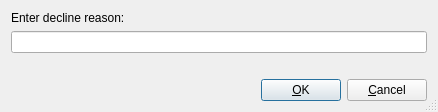
<ui version="4.0" >
 <class>DeclineDlgBase</class>
 <widget class="QDialog" name="DeclineDlgBase" >
  <property name="geometry" >
   <rect>
    <x>0</x>
    <y>0</y>
    <width>438</width>
    <height>112</height>
   </rect>
  </property>
  <property name="windowTitle" >
   <string>Decline reason</string>
  </property>
  <property name="sizeGripEnabled" >
   <bool>true</bool>
  </property>
  <layout class="QVBoxLayout" >
   <property name="margin" >
    <number>11</number>
   </property>
   <property name="spacing" >
    <number>6</number>
   </property>
   <item>
    <widget class="QLabel" name="TextLabel1" >
     <property name="text" >
      <string>Enter decline reason:</string>
     </property>
     <property name="wordWrap" >
      <bool>false</bool>
     </property>
    </widget>
   </item>
   <item>
    <widget class="QLineEdit" name="edtReason" />
   </item>
   <item>
    <spacer>
     <property name="orientation" >
      <enum>Qt::Vertical</enum>
     </property>
     <property name="sizeType" >
      <enum>QSizePolicy::Expanding</enum>
     </property>
     <property name="sizeHint" >
      <size>
       <width>20</width>
       <height>20</height>
      </size>
     </property>
    </spacer>
   </item>
   <item>
    <layout class="QHBoxLayout" >
     <property name="margin" >
      <number>0</number>
     </property>
     <property name="spacing" >
      <number>6</number>
     </property>
     <item>
      <spacer>
       <property name="orientation" >
        <enum>Qt::Horizontal</enum>
       </property>
       <property name="sizeType" >
        <enum>QSizePolicy::Expanding</enum>
       </property>
       <property name="sizeHint" >
        <size>
         <width>20</width>
         <height>20</height>
        </size>
       </property>
      </spacer>
     </item>
     <item>
      <widget class="QPushButton" name="buttonOk" >
       <property name="text" >
        <string>&amp;OK</string>
       </property>
       <property name="autoDefault" >
        <bool>true</bool>
       </property>
       <property name="default" >
        <bool>true</bool>
       </property>
      </widget>
     </item>
     <item>
      <widget class="QPushButton" name="buttonCancel" >
       <property name="text" >
        <string>&amp;Cancel</string>
       </property>
       <property name="autoDefault" >
        <bool>true</bool>
       </property>
      </widget>
     </item>
    </layout>
   </item>
  </layout>
 </widget>
 <pixmapfunction>qPixmapFromMimeSource</pixmapfunction>
 <resources/>
 <connections/>
</ui>
